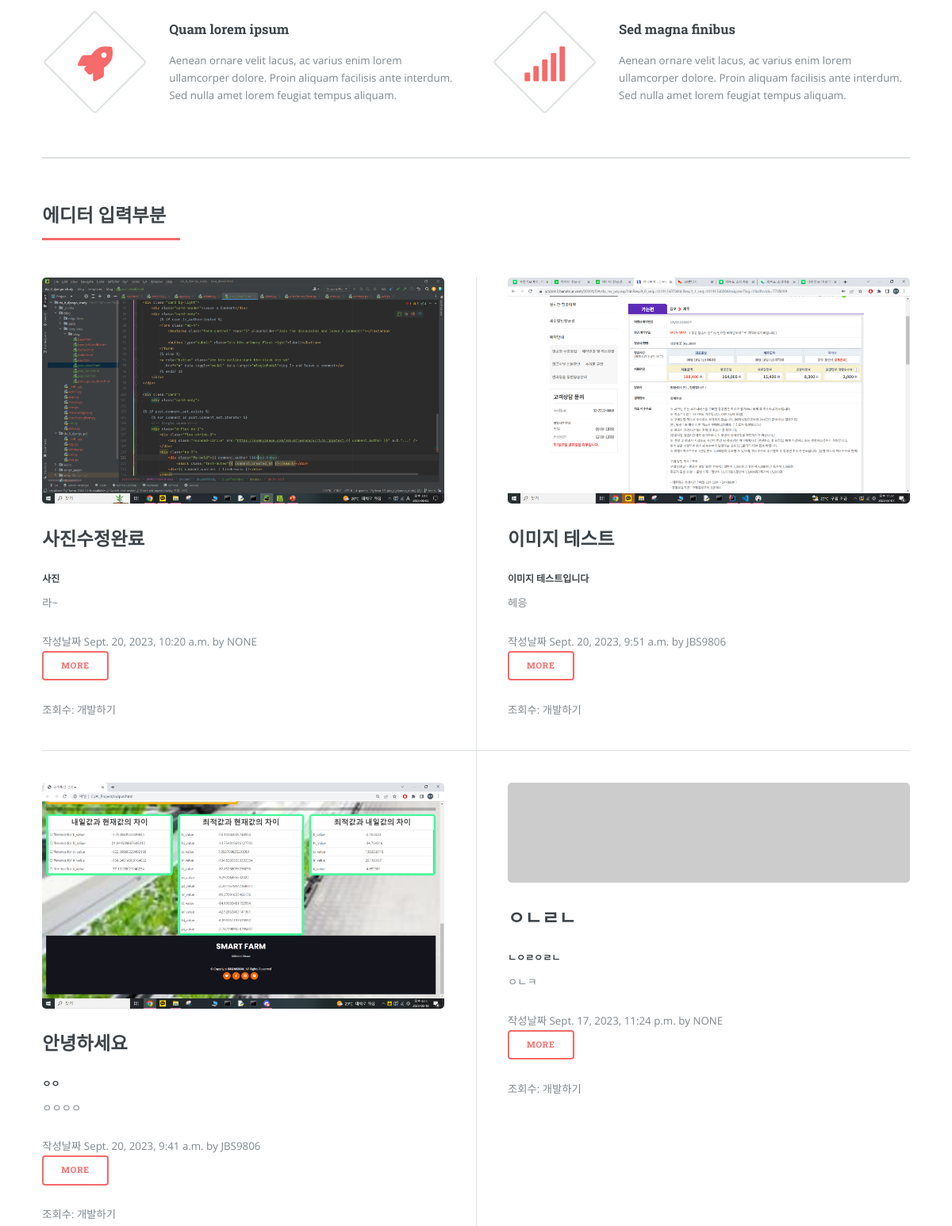
The app's page /teamangel/ (middle part), older data.
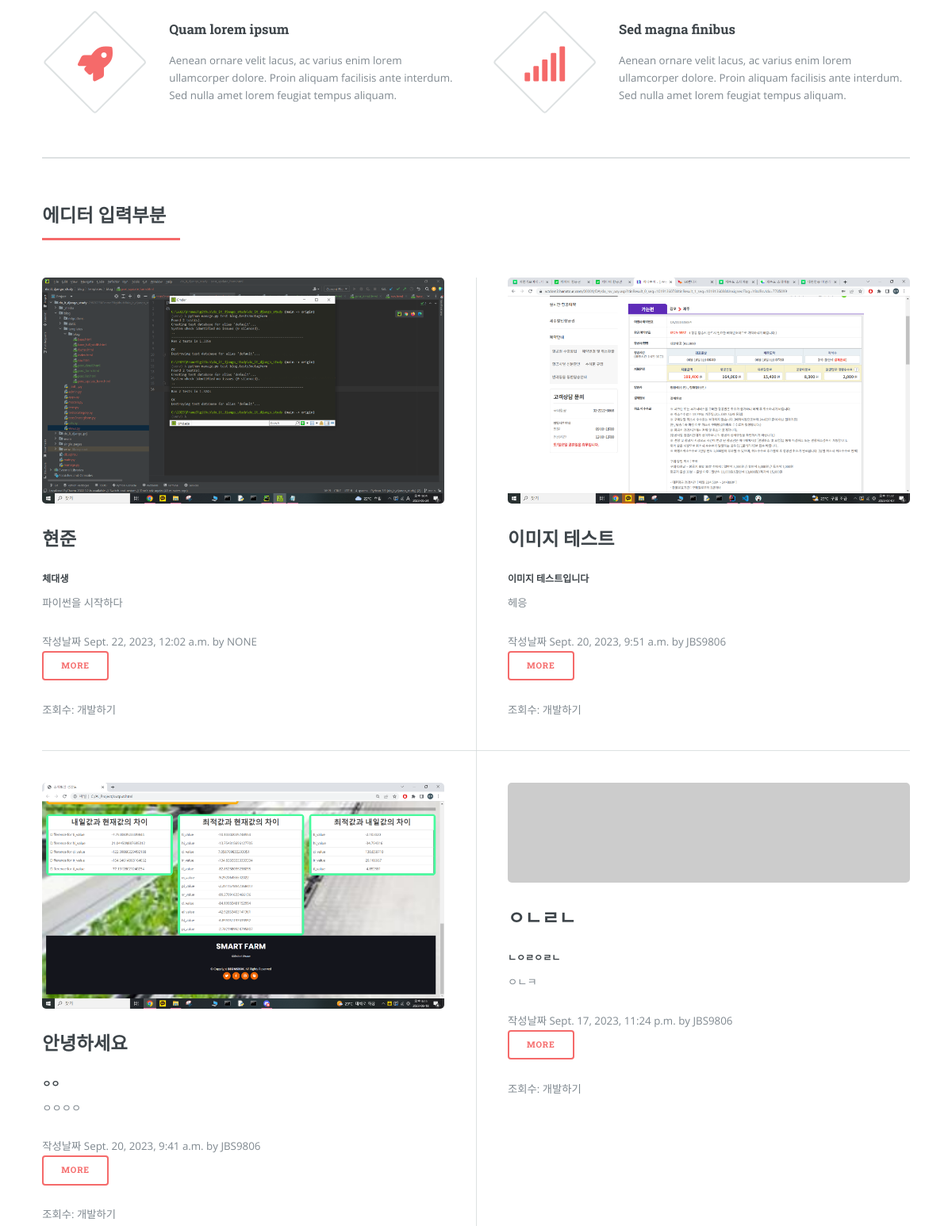
The same page, newer data.
### teamangel/models.py (models this page shows, shortened)
class Post(models.Model):
    title = models.CharField(max_length=30)
    hook_text = models.CharField(max_length=100, blank=True)
    content = models.TextField()
    head_image = models.ImageField(upload_to='teamangel/images/%Y/%m/%d', blank=True)  # 이미지 폴더 지정하기
    file_upload = models.FileField(upload_to='teamangel/files/%Y/%m/%d', blank=True)  # 포스트에 파일 올리기
    created_at = models.DateTimeField(auto_now_add=True)
    updated_at = models.DateTimeField(auto_now=True)
    author = models.ForeignKey(User, null=True, on_delete=models.SET_NULL)
    category = models.ForeignKey(Category, null=True, blank=True, on_delete=models.SET_NULL)
    def get_absolute_url(self):
        return f'/teamangel/{self.pk}/'

### teamangel/views.py (the view)
# urls.py: path('', views.PostList.as_view()),
class PostList(ListView):
    model = Post
    ordering = '-pk' #ListView로 포스트 목록 페이지 만들기
    def get_context_data(self, **kwargs):
        context = super(PostList, self).get_context_data()  # post_list
        context['categories'] = Category.objects.all()
        context['comment_form'] = CommentForm
        context['no_category_post_count'] = Post.objects.filter(category=None).count()
        return context  # -> post_list.html

### teamangel/models.py (called while the page is built)
    def __str__(self):
        return self.name

    def get_absolute_url(self):
        return f'/teamangel/category/{self.slug}/'

### teamangel/templates/teamangel/post_list.html (shortened to what this page needs)
<!DOCTYPE html>
{% load static %}
<html lang="ko">
<head>
    <link rel="stylesheet" href="{% static 'teamangel/assets/css/main.css' %}" media="screen">
</head>
<body class="is-preload">
			<div id="wrapper">
					<div id="main">
						<div class="inner">
								<section>
									<div class="features">
										<article>
											<span class="icon solid fa-rocket"></span>
											<div class="content">
												<h3>Quam lorem ipsum</h3>
												<p>Aenean ornare velit lacus, ac varius enim lorem ullamcorper dolore. Proin aliquam facilisis ante interdum. Sed nulla amet lorem feugiat tempus aliquam.</p>
											</div>
										</article>
										<article>
											<span class="icon solid fa-signal"></span>
											<div class="content">
												<h3>Sed magna finibus</h3>
												<p>Aenean ornare velit lacus, ac varius enim lorem ullamcorper dolore. Proin aliquam facilisis ante interdum. Sed nulla amet lorem feugiat tempus aliquam.</p>
											</div>
										</article>
									</div>
								</section>
							<section>
								<header class="major">
									<h2>에디터 입력부분</h2>
								</header>
								<div class="posts">
									{% for p in post_list %}
									<article>
										{% if p.head_image %}
											<span class="image"><img src="{{ p.head_image.url }}" alt="{{ p.title }} head-image" /></span>
										{% else %}
											<span class="image"><img src="https://picsum.photos/seed/{{ p.id }}/800/200" alt="random-image" /></span>
										{% endif %}
										<h2>{{ p.title }}</h2>
										{% if p.hook_text %}
											<h5 class="text-muted">{{ p.hook_text }}</h5>
										{% endif %}
										<p>{{ p.content | truncatewords:20}}</p>
										<div>작성날짜 {{ p.created_at }} by
										{{ p.author | upper }}</div>
										<ul class="actions">
											<li><a href="{{ p.get_absolute_url }}" class="button">More</a></li>
										</ul>
										<p>조회수: 개발하기</p>
									</article>
									{% endfor %}
								</div>
							</section>
						</div>
					</div>
			</div>
	</body>
</html>

Row changes from the older to the newer data that the page shows:
removed Post: head_image (picture), title "사진수정완료", hook_text "사진", content "라~", created_at "Sept. 20, 2023, 10:20 a.m.", author "NONE"
added Post: head_image (picture), title "현준", hook_text "체대생", content "파이썬을 시작하다", created_at "Sept. 22, 2023, 12:02 a.m.", author "NONE"
changed Post "ㅇㄴㄹㄴ": author "NONE" → "JBS9806"
